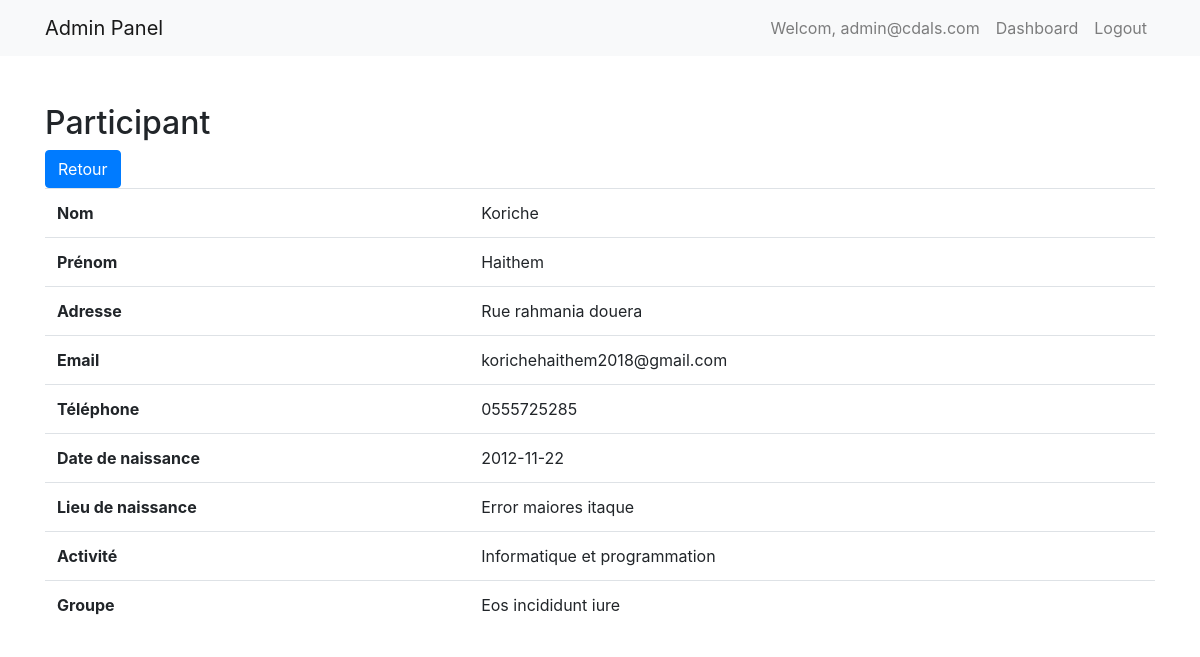
The app's page /admin/participants/voir.php?id=37 (signed in), older data.
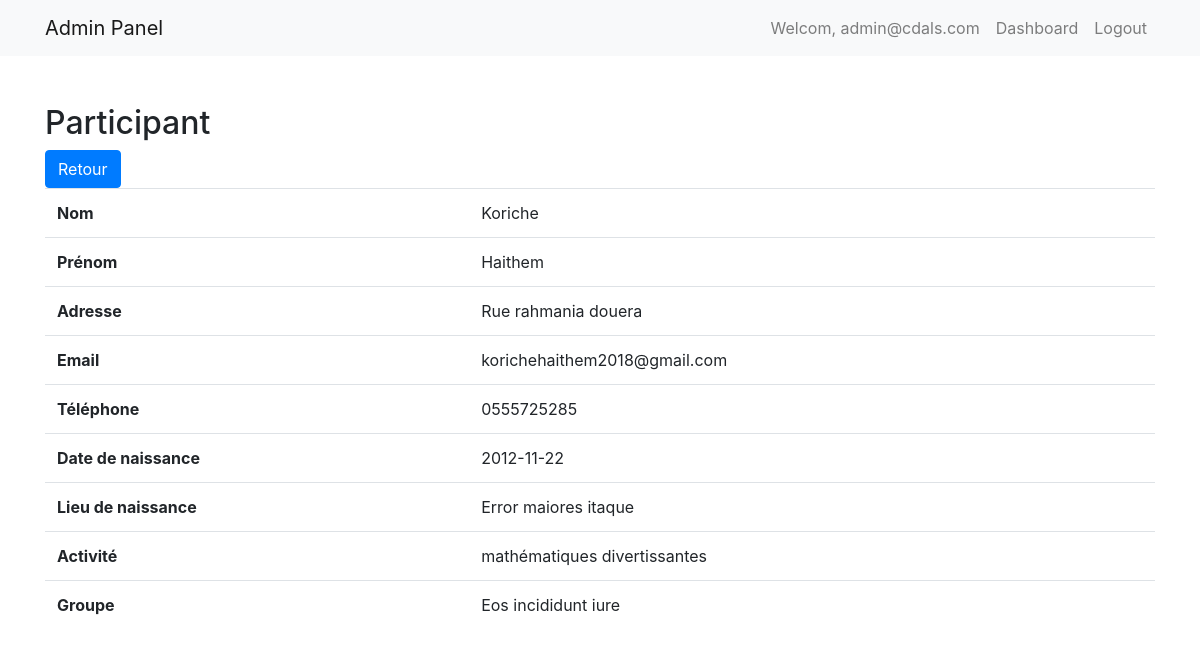
The same page, newer data.
### tables this page shows
CREATE TABLE `participants` (
  `ID_p` int(10) NOT NULL,
  `Nom_p` varchar(255) NOT NULL,
  `prenom_p` varchar(255) NOT NULL,
  `addres_p` varchar(255) NOT NULL,
  `Email_p` varchar(255) NOT NULL,
  `telephon_p` varchar(255) NOT NULL,
  `date_n_p` date NOT NULL,
  `lieu_n_p` varchar(255) NOT NULL,
  `ID_act_foreign` int(11) DEFAULT NULL,
  `ID_grp_foreign` int(11) DEFAULT NULL
);

CREATE TABLE `activities` (
  `ID_act` int(10) NOT NULL,
  `titre_act` varchar(255) NOT NULL,
  `description_act` text NOT NULL,
  `image_act` varchar(255) DEFAULT NULL,
  `ID_ate_foreign` int(11) NOT NULL
);

CREATE TABLE `groups` (
  `ID_grp` int(10) NOT NULL,
  `int_grp` varchar(255) NOT NULL,
  `date_deb_grp` date NOT NULL
);

### admin/participants/voir.php (the view, shortened to what this page needs)
<?php
require_once '../../config/bdd.php';
if (isset($_GET["id"])) {
    $id = $_GET["id"];
    $stmt = $conn->prepare("SELECT participants.*, activities.titre_act, groups.int_grp FROM participants LEFT JOIN activities ON participants.ID_act_foreign = activities.ID_act LEFT JOIN groups ON participants.ID_grp_foreign = groups.ID_grp WHERE participants.ID_p = ?");
    $stmt->bind_param("i", $id);
    $stmt->execute();
    $result = $stmt->get_result();
    if ($result->num_rows > 0) {
        $participant = $result->fetch_assoc();
    } else {
        echo "Participant non trouvé.";
        exit();
    }
} else {
    echo "ID du participant non spécifié.";
    exit();
}
?>
<?php include("../layout.php"); ?>
<div class="container">
    <h2>Participant</h2>
    <a href="index.php" class="btn btn-primary">Retour</a>
    <table class="table">
        <tbody>
            <tr>
                <th>Nom</th>
                <td><?php echo $participant["Nom_p"]; ?></td>
            </tr>
            <tr>
                <th>Prénom</th>
                <td><?php echo $participant["prenom_p"]; ?></td>
            </tr>
            <tr>
                <th>Adresse</th>
                <td><?php echo $participant["addres_p"]; ?></td>
            </tr>
            <tr>
                <th>Email</th>
                <td><?php echo $participant["Email_p"]; ?></td>
            </tr>
            <tr>
                <th>Téléphone</th>
                <td><?php echo $participant["telephon_p"]; ?></td>
            </tr>
            <tr>
                <th>Date de naissance</th>
                <td><?php echo $participant["date_n_p"]; ?></td>
            </tr>
            <tr>
                <th>Lieu de naissance</th>
                <td><?php echo $participant["lieu_n_p"]; ?></td>
            </tr>
            <tr>
                <th>Activité</th>
                <td><?php echo $participant["titre_act"]; ?></td>
            </tr>
            <tr>
                <th>Groupe</th>
                <td><?php echo $participant["int_grp"]; ?></td>
            </tr>
        </tbody>
    </table>
</div>

Row changes from the older to the newer data that the page shows:
changed participants "Koriche": ID_act_foreign.titre_act "Informatique et programmation" → "mathématiques divertissantes"
